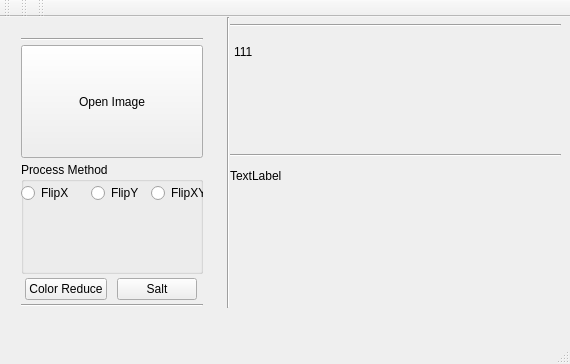
<?xml version="1.0" encoding="UTF-8"?>
<ui version="4.0">
 <class>MainWindow</class>
 <widget class="QMainWindow" name="MainWindow">
  <property name="geometry">
   <rect>
    <x>0</x>
    <y>0</y>
    <width>570</width>
    <height>364</height>
   </rect>
  </property>
  <property name="windowTitle">
   <string>MainWindow</string>
  </property>
  <widget class="QWidget" name="centralWidget">
   <widget class="QWidget" name="verticalLayoutWidget">
    <property name="geometry">
     <rect>
      <x>10</x>
      <y>10</y>
      <width>204</width>
      <height>291</height>
     </rect>
    </property>
    <layout class="QVBoxLayout" name="verticalLayout">
     <property name="spacing">
      <number>4</number>
     </property>
     <item>
      <widget class="Line" name="line_2">
       <property name="orientation">
        <enum>Qt::Horizontal</enum>
       </property>
      </widget>
     </item>
     <item>
      <widget class="QPushButton" name="OpenImageBtn">
       <property name="sizePolicy">
        <sizepolicy hsizetype="Expanding" vsizetype="Expanding">
         <horstretch>0</horstretch>
         <verstretch>0</verstretch>
        </sizepolicy>
       </property>
       <property name="text">
        <string>Open Image</string>
       </property>
      </widget>
     </item>
     <item>
      <widget class="QGroupBox" name="groupBox">
       <property name="sizePolicy">
        <sizepolicy hsizetype="Expanding" vsizetype="Expanding">
         <horstretch>0</horstretch>
         <verstretch>0</verstretch>
        </sizepolicy>
       </property>
       <property name="title">
        <string>Process Method</string>
       </property>
       <widget class="QRadioButton" name="FlipX">
        <property name="geometry">
         <rect>
          <x>0</x>
          <y>20</y>
          <width>66</width>
          <height>22</height>
         </rect>
        </property>
        <property name="sizePolicy">
         <sizepolicy hsizetype="Fixed" vsizetype="Fixed">
          <horstretch>0</horstretch>
          <verstretch>0</verstretch>
         </sizepolicy>
        </property>
        <property name="text">
         <string>FlipX</string>
        </property>
       </widget>
       <widget class="QRadioButton" name="FlipY">
        <property name="geometry">
         <rect>
          <x>70</x>
          <y>20</y>
          <width>64</width>
          <height>22</height>
         </rect>
        </property>
        <property name="sizePolicy">
         <sizepolicy hsizetype="Fixed" vsizetype="Fixed">
          <horstretch>0</horstretch>
          <verstretch>0</verstretch>
         </sizepolicy>
        </property>
        <property name="text">
         <string>FlipY</string>
        </property>
       </widget>
       <widget class="QRadioButton" name="FlipXY">
        <property name="geometry">
         <rect>
          <x>130</x>
          <y>20</y>
          <width>74</width>
          <height>22</height>
         </rect>
        </property>
        <property name="sizePolicy">
         <sizepolicy hsizetype="Fixed" vsizetype="Fixed">
          <horstretch>0</horstretch>
          <verstretch>0</verstretch>
         </sizepolicy>
        </property>
        <property name="text">
         <string>FlipXY</string>
        </property>
       </widget>
      </widget>
     </item>
     <item>
      <layout class="QHBoxLayout" name="horizontalLayout_2">
       <item>
        <widget class="QPushButton" name="ReduceBtn">
         <property name="sizePolicy">
          <sizepolicy hsizetype="Fixed" vsizetype="Fixed">
           <horstretch>0</horstretch>
           <verstretch>0</verstretch>
          </sizepolicy>
         </property>
         <property name="text">
          <string>Color Reduce</string>
         </property>
        </widget>
       </item>
       <item>
        <widget class="QPushButton" name="SaltBtn">
         <property name="sizePolicy">
          <sizepolicy hsizetype="Fixed" vsizetype="Fixed">
           <horstretch>0</horstretch>
           <verstretch>0</verstretch>
          </sizepolicy>
         </property>
         <property name="text">
          <string>Salt</string>
         </property>
        </widget>
       </item>
      </layout>
     </item>
     <item>
      <widget class="Line" name="line_3">
       <property name="orientation">
        <enum>Qt::Horizontal</enum>
       </property>
      </widget>
     </item>
    </layout>
   </widget>
   <widget class="QLabel" name="ImageCanvas">
    <property name="geometry">
     <rect>
      <x>234</x>
      <y>14</y>
      <width>67</width>
      <height>41</height>
     </rect>
    </property>
    <property name="text">
     <string>111</string>
    </property>
   </widget>
   <widget class="Line" name="line">
    <property name="geometry">
     <rect>
      <x>220</x>
      <y>0</y>
      <width>16</width>
      <height>291</height>
     </rect>
    </property>
    <property name="orientation">
     <enum>Qt::Vertical</enum>
    </property>
   </widget>
   <widget class="Line" name="line_4">
    <property name="geometry">
     <rect>
      <x>230</x>
      <y>0</y>
      <width>331</width>
      <height>16</height>
     </rect>
    </property>
    <property name="orientation">
     <enum>Qt::Horizontal</enum>
    </property>
   </widget>
   <widget class="Line" name="line_5">
    <property name="geometry">
     <rect>
      <x>230</x>
      <y>130</y>
      <width>331</width>
      <height>16</height>
     </rect>
    </property>
    <property name="orientation">
     <enum>Qt::Horizontal</enum>
    </property>
   </widget>
   <widget class="QLabel" name="ResultCanvas">
    <property name="geometry">
     <rect>
      <x>230</x>
      <y>150</y>
      <width>67</width>
      <height>17</height>
     </rect>
    </property>
    <property name="text">
     <string>TextLabel</string>
    </property>
   </widget>
  </widget>
  <widget class="QMenuBar" name="menuBar">
   <property name="geometry">
    <rect>
     <x>0</x>
     <y>0</y>
     <width>570</width>
     <height>25</height>
    </rect>
   </property>
  </widget>
  <widget class="QToolBar" name="mainToolBar">
   <attribute name="toolBarArea">
    <enum>TopToolBarArea</enum>
   </attribute>
   <attribute name="toolBarBreak">
    <bool>false</bool>
   </attribute>
  </widget>
  <widget class="QStatusBar" name="statusBar"/>
  <widget class="QToolBar" name="toolBar">
   <property name="windowTitle">
    <string>toolBar</string>
   </property>
   <attribute name="toolBarArea">
    <enum>TopToolBarArea</enum>
   </attribute>
   <attribute name="toolBarBreak">
    <bool>false</bool>
   </attribute>
  </widget>
  <widget class="QToolBar" name="toolBar_2">
   <property name="windowTitle">
    <string>toolBar_2</string>
   </property>
   <attribute name="toolBarArea">
    <enum>TopToolBarArea</enum>
   </attribute>
   <attribute name="toolBarBreak">
    <bool>false</bool>
   </attribute>
  </widget>
 </widget>
 <layoutdefault spacing="6" margin="11"/>
 <resources/>
 <connections/>
</ui>
